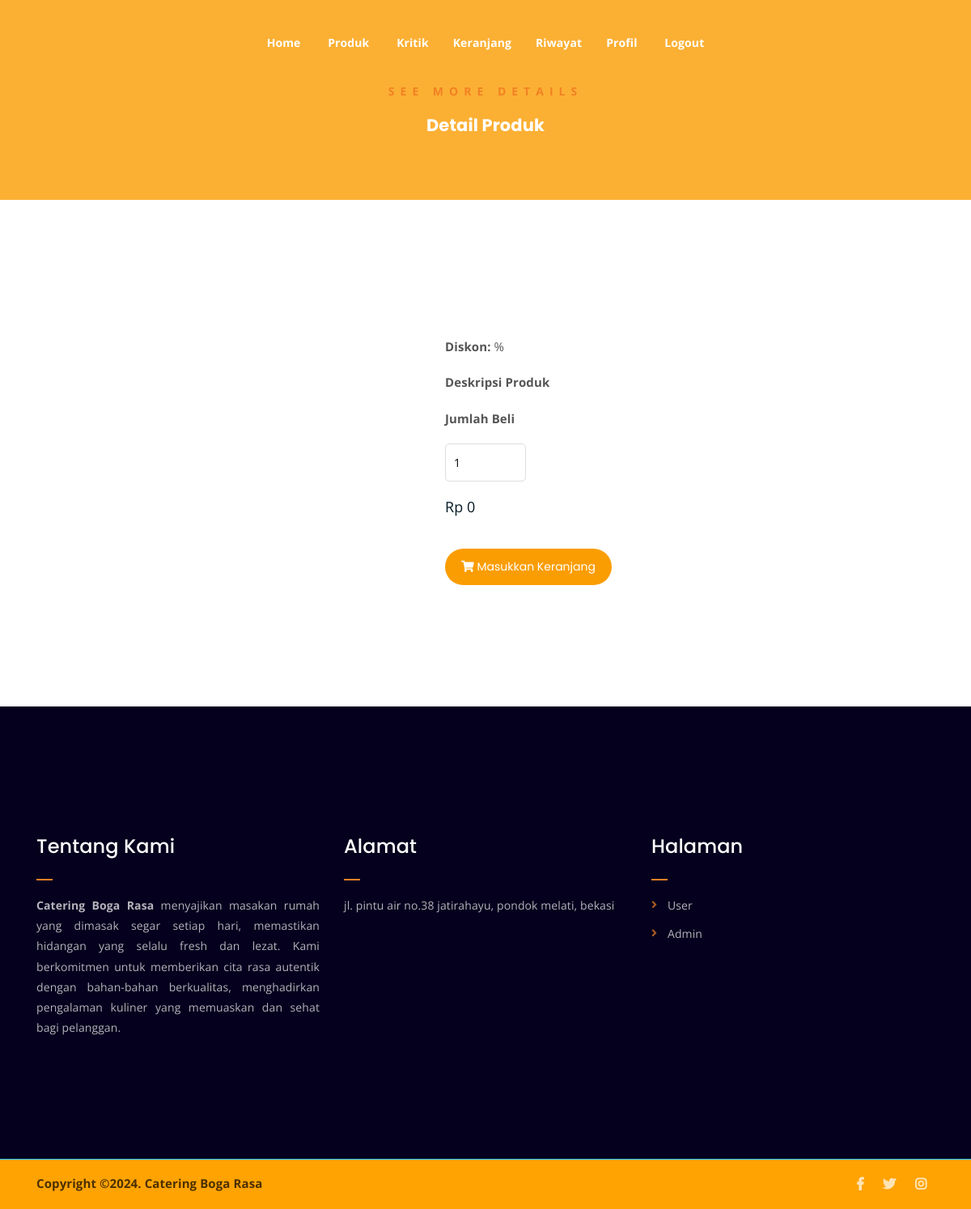
The page /produk-detail.php?id_produk=2l958 (signed in) on the database as committed earlier.
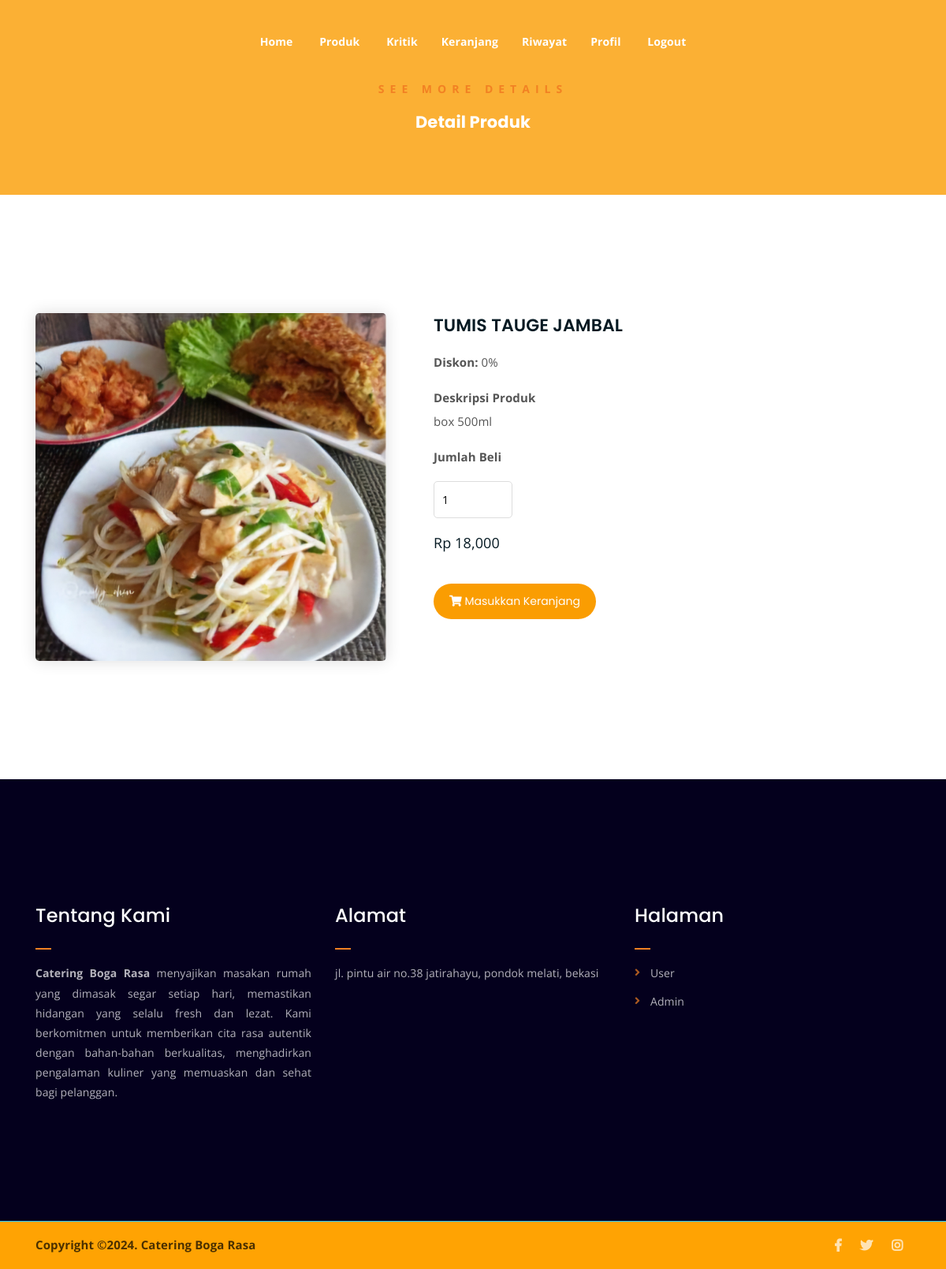
The same page on the database as committed later.
### tables this page shows
CREATE TABLE `promosi` (
  `id_promosi_produk` int(11) NOT NULL,
  `id_produk` varchar(55) NOT NULL,
  `promo_lama` varchar(55) NOT NULL,
  `promo_baru` varchar(55) NOT NULL
);

CREATE TABLE `produk` (
  `id` int(11) NOT NULL,
  `id_produk` varchar(11) NOT NULL,
  `nama_produk` varchar(55) NOT NULL,
  `gambar` varchar(55) NOT NULL,
  `harga` varchar(55) NOT NULL,
  `deskripsi` varchar(1000) NOT NULL,
  `menu_hari` varchar(111) NOT NULL
);

### produk-detail.php (the view, shortened to what this page needs)
<?php
include("./app/database/db.php");
$status_user = $_SESSION['user']['status'];
$id_produk = $_GET['id_produk'];
$produk = mysqli_query($conn, "SELECT * FROM produk LEFT JOIN promosi ON produk.id_produk = promosi.id_produk WHERE produk.id_produk = '$id_produk'");
$p = mysqli_fetch_array($produk);
?>
<!DOCTYPE html>
<html lang="en">
<head>
	<link rel="stylesheet" href="assets/css/all.min.css">
	<link rel="stylesheet" href="assets/bootstrap/css/bootstrap.min.css">
	<link rel="stylesheet" href="assets/css/owl.carousel.css">
	<link rel="stylesheet" href="assets/css/magnific-popup.css">
	<link rel="stylesheet" href="assets/css/animate.css">
	<link rel="stylesheet" href="assets/css/meanmenu.min.css">
	<link rel="stylesheet" href="assets/css/main.css">
	<link rel="stylesheet" href="assets/css/responsive.css">
</head>
<body>
	<?php include('./include/nav.php') ?>
	<div class="breadcrumb-section breadcrumb-bg">
		<div class="container">
			<div class="row">
				<div class="col-lg-8 offset-lg-2 text-center">
					<div class="breadcrumb-text">
						<p>See more Details</p>
						<h4 style="color: white;">Detail Produk</h4>
					</div>
				</div>
			</div>
		</div>
	</div>
	<div class="single-product mt-150 mb-150">
		<div class="container">
			<form action="post-keranjang.php" method="POST">
				<div class="row">
					<div class="col-md-5">
						<div class="single-product-img">
							<img src="./app/admin/foto/<?= $p['gambar'] ?>" alt="">
						</div>
					</div>
					<div class="col-md-7">
						<div class="single-product-content">
							<h3><?php echo $p['nama_produk'] ?></h3>
							<div class="single-product-form">
									<?php
								if($status_user == 'Pelanggan Lama'){ ?>
								<p><strong>Diskon: </strong><?php echo $p['promo_lama'] ?>%</p>
								<?php } ?>
								<p class="mb-1"><strong>Deskripsi Produk</strong></p>
								<p style="text-align: justify;"><?php echo $p['deskripsi'] ?></p>
								<p><strong>Jumlah Beli</strong></p>
								<input type="number" name="jumlah" value="1">
								<p class="single-product-pricing"><span>Rp <?php echo number_format($p['harga']) ?></span></p>
							</div>
							<button type="submit" name="keranjang" class="cart-btn"><i class="fas fa-shopping-cart"></i> Masukkan Keranjang</button>
						</div>
					</div>
				</div>
			</form>
		</div>
	</div>
	<?php include('./include/footer.php') ?>
</body>
</html>

Rows that differ between the two databases and show on the page:
added promosi: produk.gambar (picture), produk.nama_produk "TUMIS TAUGE JAMBAL", promo_lama "0", produk.deskripsi "box 500ml", produk.harga "18,000"
Other text that changed with them:
$p['harga']: "0" → (not shown)
